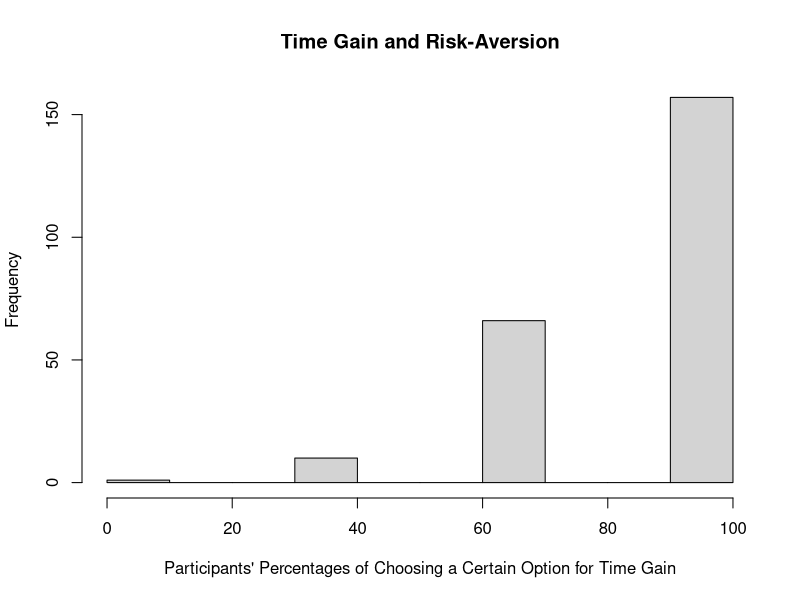
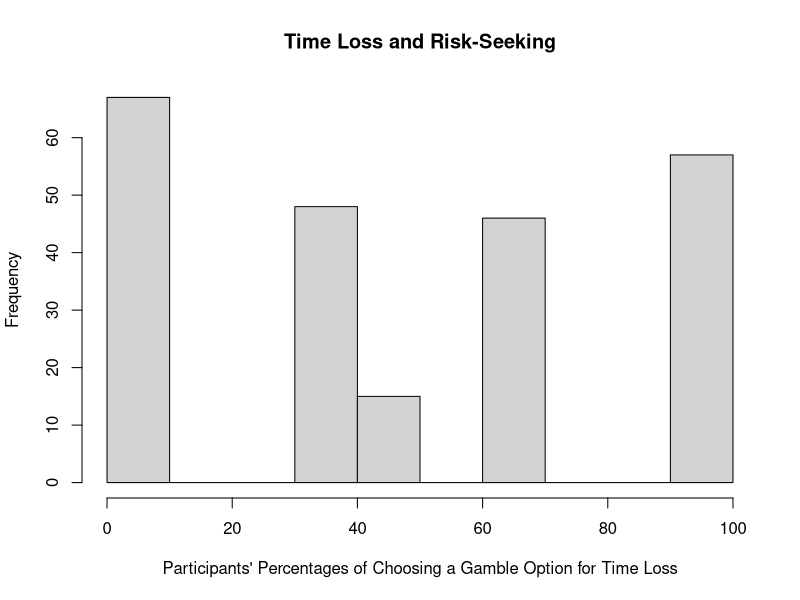
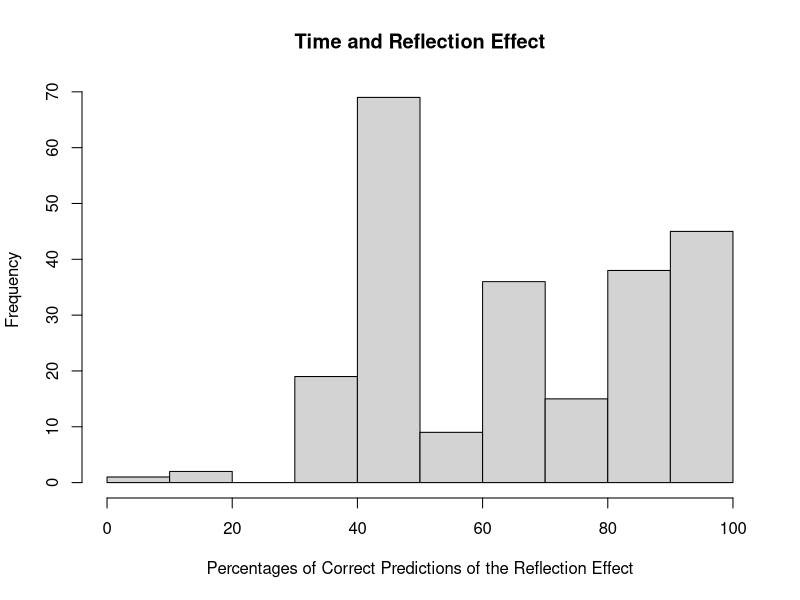
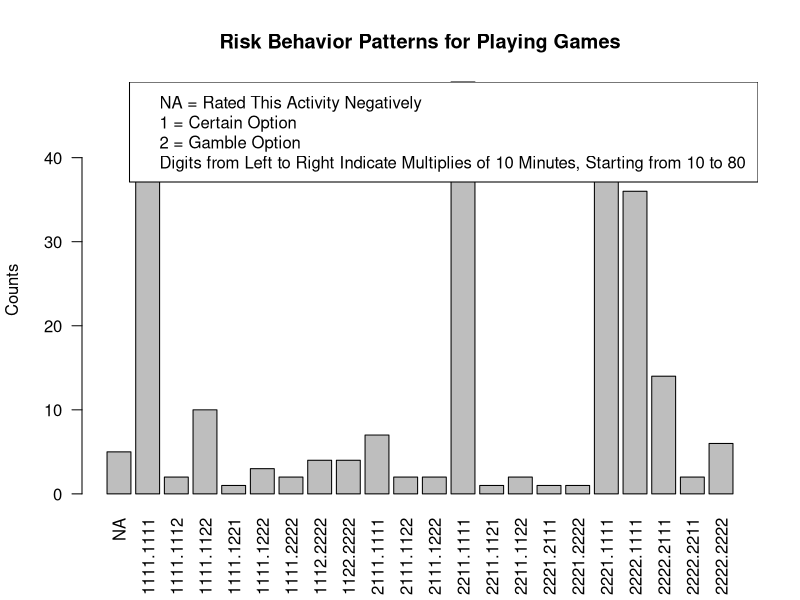
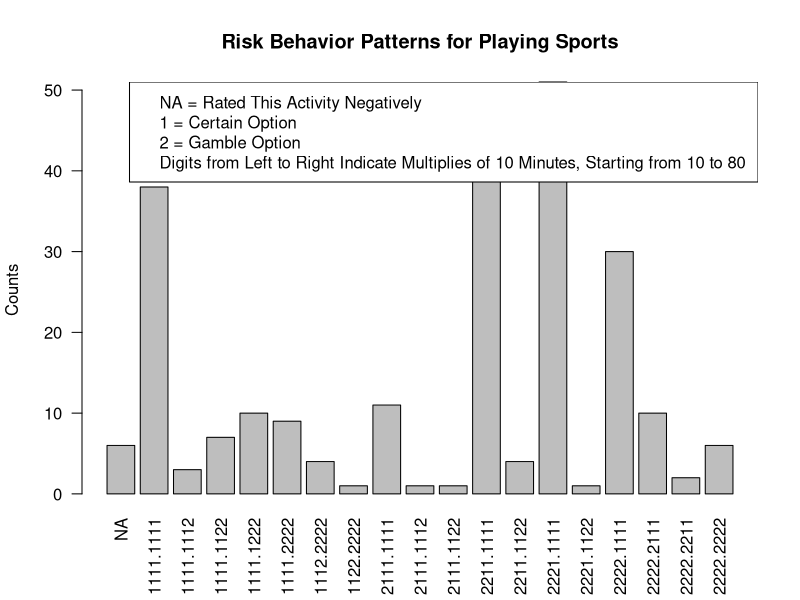
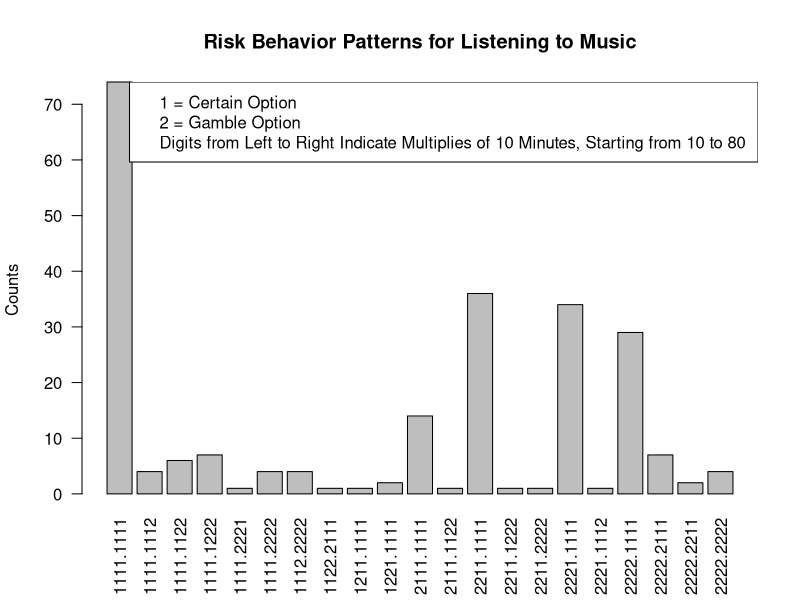
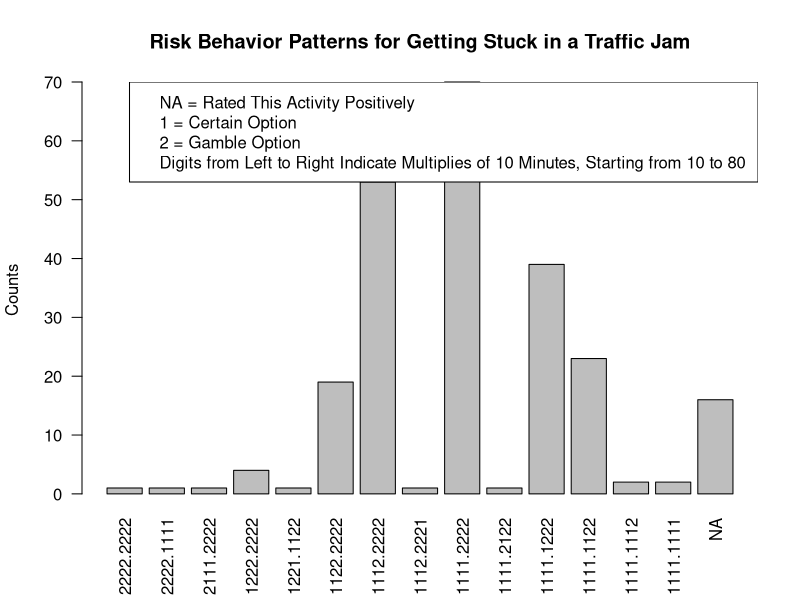
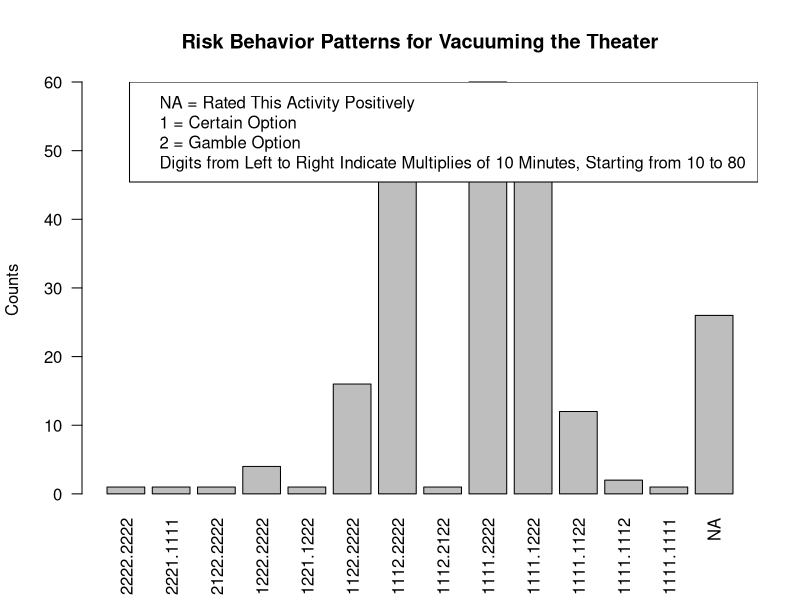

These charts were generated, in order, by the following R code:
setwd("~/Desktop/time 2")
library(readr)
Time <- read_csv("Time.csv", skip = 1)
Time <- Time[-c(1),]
Time <- data.frame(sapply(Time, function(x) as.numeric(as.character(x))))
library(memisc)
summary(Time$age) # age
percent(Time$gender == 1) #male
percent(Time$gender == 2) #female
#Risk preferences
#count #positive and #negative
#create new columns
Time$gg <- NA
Time$ss <- NA
Time$mm <- NA
Time$tt <- NA
Time$dd <- NA
Time$vv <- NA
for(i in 1:nrow(Time)){
  if(Time$g[i] > 0){Time$gg[i] <- 1}
  else {Time$gg[i] <- 0}
}
print(Time$gg)

for(i in 1:nrow(Time)){
  if(Time$s[i] > 0){Time$ss[i] <- 1}
  else {Time$ss[i] <- 0}
}
print(Time$ss)

for(i in 1:nrow(Time)){
  if(Time$m[i] > 0){Time$mm[i] <- 1}
  else {Time$mm[i] <- 0}
}
print(Time$mm)

for(i in 1:nrow(Time)){
  if(Time$t[i] < 0){Time$tt[i] <- 1}
  else {Time$tt[i] <- 0}
}
print(Time$tt)

for(i in 1:nrow(Time)){
  if(Time$v[i] < 0){Time$vv[i] <- 1}
  else {Time$vv[i] <- 0}
}
print(Time$vv)

for(i in 1:nrow(Time)){
  if(Time$d[i] < 0){Time$dd[i] <- 1}
  else {Time$dd[i] <- 0}
}
print(Time$dd)

Time$posi <- rowSums(Time[,c("gg","mm","ss")])
print(Time$posi)
Time$neg <- rowSums(Time[,c("vv","tt","dd")])
print(Time$neg)

#Look at responses (1 = sure and 2 = gamble) change to (1 = sure and 0 = gamble) -- including negative activities because some people might rate positive activity as negative
Time$g45[Time$g45 == 2] <- "0"
Time$m45[Time$m45 == 2] <- "0"
Time$s45[Time$s45 == 2] <- "0"
Time$v45[Time$v45 == 2] <- "0"
Time$t45[Time$t45 == 2] <- "0"
Time$d45[Time$d45 == 2] <- "0"
print(Time$g45)

#create result of countings
Time$gr <- NA
Time$sr <- NA
Time$mr <- NA
Time$tr <- NA
Time$dr <- NA
Time$vr <- NA

#if evaluate positive activity as positive and answer sure option == 1
for(i in 1:nrow(Time)){
  if(Time$gg[i] == 1 & Time$g45[i] == 1){Time$gr[i] <- 1}
  else {Time$gr[i] <- 0}
}

for(i in 1:nrow(Time)){
  if(Time$mm[i] == 1 & Time$m45[i] == 1){Time$mr[i] <- 1}
  else {Time$mr[i] <- 0}
}
print(Time$mr)

for(i in 1:nrow(Time)){
  if(Time$ss[i] == 1 & Time$s45[i] == 1){Time$sr[i] <- 1}
  else {Time$sr[i] <- 0}
}
print(Time$sr)

#if evaluate negative activities as negative and answer gamble option == 1
for(i in 1:nrow(Time)){
  if(Time$vv[i] == 1 & Time$v45[i] == 0){Time$vr[i] <- 1}
  else {Time$vr[i] <- 0}
}
print(Time$vr)

for(i in 1:nrow(Time)){
  if(Time$dd[i] == 1 & Time$d45[i] == 0){Time$dr[i] <- 1}
  else {Time$dr[i] <- 0}
}
print(Time$dr)

for(i in 1:nrow(Time)){
  if(Time$tt[i] == 1 & Time$t45[i] == 0){Time$tr[i] <- 1}
  else {Time$tr[i] <- 0}
}
print(Time$tr)

#sum up the # of responses for each individual. If chose gamble for all 3 rated negative activities == 3. If only rated 2 negative activities as negative, and chose gamble only one of the two == 1
Time$posiresponse <- rowSums(Time[,c("gr","mr","sr")])
print(Time$posiresponse)
Time$negresponse <- rowSums(Time[,c("vr","tr","dr")])
print(Time$negresponse)


#calculate percentages of gain, loss, total
#positive -- predicting risk-aversion -- choosing sure option
Time$pst <- 100*Time$posiresponse/Time$posi; Time$pst
Time$ngt <- 100*Time$negresponse/Time$neg; Time$ngt
Time$total <- 100*(Time$posiresponse + Time$negresponse)/(Time$posi + Time$neg); Time$total      
hist(Time$pst, main = "Time Gain and Risk-Aversion", xlab = "Participants' Percentages of Choosing a Certain Option for Time Gain")
hist(Time$ngt, main = "Time Loss and Risk-Seeking", xlab = "Participants' Percentages of Choosing a Gamble Option for Time Loss")
hist(Time$total, main = "Time and Reflection Effect", xlab = "Percentages of Correct Predictions of the Reflection Effect")
mean(Time$pst)
mean(Time$ngt) # #48 has 0 for both numerator and denominator
which(Time$ngt == "NaN")
Time[48,c("neg", "negresponse")]
mean(Time$total)
t.test(Time$pst, y = NULL, mu = 50)
t.test(Time$ngt, y = NULL, mu = 50) # not significant
t.test(Time$total, y = NULL, mu = 50)


# calculate the average of answers for each activity
# possible values are 1, 1.125, 1.25, 1.375, 1.5, 1.625, 1.75, 1.875, 2 << 1 means people chose 1 for all questions, 1.125 means people chose 1 for 7 questions and 2 for 1 question

#consistency for g
Time$gg1 <- NA
Time$gg2 <- NA
Time$gg3 <- NA
Time$gg4 <- NA
Time$gg5 <- NA
Time$gg6 <- NA
Time$gg7 <- NA
Time$gg8 <- NA
for(i in 1:nrow(Time)){
  if(Time$g[i] > 0) {if(Time$g10[i] == 1){Time$gg1[i] <- 1} else {Time$gg1[i] <- 2}}
    else{Time$gg1[i] <- 0}}
for(i in 1:nrow(Time)){
  if(Time$g[i] > 0) {if(Time$g20[i] == 1){Time$gg2[i] <- 1} else {Time$gg2[i] <- 2}}
  else{Time$gg2[i] <- 0}}
for(i in 1:nrow(Time)){
  if(Time$g[i] > 0) {if(Time$g30[i] == 1){Time$gg3[i] <- 1} else {Time$gg3[i] <- 2}}
  else{Time$gg3[i] <- 0}}
for(i in 1:nrow(Time)){
  if(Time$g[i] > 0) {if(Time$g40[i] == 1){Time$gg4[i] <- 1} else {Time$gg4[i] <- 2}}
  else{Time$gg4[i] <- 0}}
for(i in 1:nrow(Time)){
  if(Time$g[i] > 0) {if(Time$g50[i] == 1){Time$gg5[i] <- 1} else {Time$gg5[i] <- 2}}
  else{Time$gg5[i] <- 0}}
for(i in 1:nrow(Time)){
  if(Time$g[i] > 0) {if(Time$g60[i] == 1){Time$gg6[i] <- 1} else {Time$gg6[i] <- 2}}
  else{Time$gg6[i] <- 0}}
for(i in 1:nrow(Time)){
  if(Time$g[i] > 0) {if(Time$g70[i] == 1){Time$gg7[i] <- 1} else {Time$gg7[i] <- 2}}
  else{Time$gg7[i] <- 0}}
for(i in 1:nrow(Time)){
  if(Time$g[i] > 0) {if(Time$g80[i] == 1){Time$gg8[i] <- 1} else {Time$gg8[i] <- 2}}
  else{Time$gg8[i] <- 0}}
Time$ga <- (Time$gg8*.0001 + Time$gg7*.001 + Time$gg6*.01 + Time$gg5*.1 + Time$gg4*1 + Time$gg3*10 + Time$gg2*100 + Time$gg1*1000)
options(digits=8)
barplot(table(Time$ga), main = "Risk Behavior Patterns for Playing Games", ylab = "Counts", las = 2, 
        names = c("NA", "1111.1111", "1111.1112", "1111.1122", "1111.1221", "1111.1222", "1111.2222", "1112.2222", "1122.2222", "2111.1111", "2111.1122", "2111.1222", "2211.1111", "2211.1121", "2211.1122", "2221.2111", "2221.2222", "2221.1111", "2222.1111", "2222.2111", "2222.2211", "2222.2222"))
legend("topright", legend = c("NA = Rated This Activity Negatively", "1 = Certain Option", "2 = Gamble Option", "Digits from Left to Right Indicate Multiplies of 10 Minutes, Starting from 10 to 80 "))

# consistency for s
Time$ss1 <- NA
Time$ss2 <- NA
Time$ss3 <- NA
Time$ss4 <- NA
Time$ss5 <- NA
Time$ss6 <- NA
Time$ss7 <- NA
Time$ss8 <- NA
for(i in 1:nrow(Time)){
  if(Time$s[i] > 0) {if(Time$s10[i] == 1){Time$ss1[i] <- 1} else {Time$ss1[i] <- 2}}
  else{Time$ss1[i] <- 0}}
for(i in 1:nrow(Time)){
  if(Time$s[i] > 0) {if(Time$s20[i] == 1){Time$ss2[i] <- 1} else {Time$ss2[i] <- 2}}
  else{Time$ss2[i] <- 0}}
for(i in 1:nrow(Time)){
  if(Time$s[i] > 0) {if(Time$s30[i] == 1){Time$ss3[i] <- 1} else {Time$ss3[i] <- 2}}
  else{Time$ss3[i] <- 0}}
for(i in 1:nrow(Time)){
  if(Time$s[i] > 0) {if(Time$s40[i] == 1){Time$ss4[i] <- 1} else {Time$ss4[i] <- 2}}
  else{Time$ss4[i] <- 0}}
for(i in 1:nrow(Time)){
  if(Time$s[i] > 0) {if(Time$s50[i] == 1){Time$ss5[i] <- 1} else {Time$ss5[i] <- 2}}
  else{Time$ss5[i] <- 0}}
for(i in 1:nrow(Time)){
  if(Time$s[i] > 0) {if(Time$s60[i] == 1){Time$ss6[i] <- 1} else {Time$ss6[i] <- 2}}
  else{Time$ss6[i] <- 0}}
for(i in 1:nrow(Time)){
  if(Time$s[i] > 0) {if(Time$s70[i] == 1){Time$ss7[i] <- 1} else {Time$ss7[i] <- 2}}
  else{Time$ss7[i] <- 0}}
for(i in 1:nrow(Time)){
  if(Time$s[i] > 0) {if(Time$s80[i] == 1){Time$ss8[i] <- 1} else {Time$ss8[i] <- 2}}
  else{Time$ss8[i] <- 0}}
Time$sa <- (Time$ss8*.0001 + Time$ss7*.001 + Time$ss6*.01 + Time$ss5*.1 + Time$ss4*1 + Time$ss3*10 + Time$ss2*100 + Time$ss1*1000)
options(digits=8)
barplot(table(Time$sa), main = "Risk Behavior Patterns for Playing Sports", ylab = "Counts", las = 2,
        names = c("NA", "1111.1111", "1111.1112", "1111.1122", "1111.1222", "1111.2222", "1112.2222", "1122.2222", "2111.1111", "2111.1112", "2111.1122", "2211.1111", "2211.1122", "2221.1111", "2221.1122", "2222.1111", "2222.2111", "2222.2211", "2222.2222"))
legend("topright", legend = c("NA = Rated This Activity Negatively", "1 = Certain Option", "2 = Gamble Option", "Digits from Left to Right Indicate Multiplies of 10 Minutes, Starting from 10 to 80 "))

# consistency for m
Time$mm1 <- NA
Time$mm2 <- NA
Time$mm3 <- NA
Time$mm4 <- NA
Time$mm5 <- NA
Time$mm6 <- NA
Time$mm7 <- NA
Time$mm8 <- NA
for(i in 1:nrow(Time)){
  if(Time$m[i] > 0) {if(Time$m10[i] == 1){Time$mm1[i] <- 1} else {Time$mm1[i] <- 2}}
  else{Time$mm1[i] <- 0}}
for(i in 1:nrow(Time)){
  if(Time$m[i] > 0) {if(Time$m20[i] == 1){Time$mm2[i] <- 1} else {Time$mm2[i] <- 2}}
  else{Time$mm2[i] <- 0}}
for(i in 1:nrow(Time)){
  if(Time$m[i] > 0) {if(Time$m30[i] == 1){Time$mm3[i] <- 1} else {Time$mm3[i] <- 2}}
  else{Time$mm3[i] <- 0}}
for(i in 1:nrow(Time)){
  if(Time$m[i] > 0) {if(Time$m40[i] == 1){Time$mm4[i] <- 1} else {Time$mm4[i] <- 2}}
  else{Time$mm4[i] <- 0}}
for(i in 1:nrow(Time)){
  if(Time$m[i] > 0) {if(Time$m50[i] == 1){Time$mm5[i] <- 1} else {Time$mm5[i] <- 2}}
  else{Time$mm5[i] <- 0}}
for(i in 1:nrow(Time)){
  if(Time$m[i] > 0) {if(Time$m60[i] == 1){Time$mm6[i] <- 1} else {Time$mm6[i] <- 2}}
  else{Time$mm6[i] <- 0}}
for(i in 1:nrow(Time)){
  if(Time$m[i] > 0) {if(Time$m70[i] == 1){Time$mm7[i] <- 1} else {Time$mm7[i] <- 2}}
  else{Time$mm7[i] <- 0}}
for(i in 1:nrow(Time)){
  if(Time$m[i] > 0) {if(Time$m80[i] == 1){Time$mm8[i] <- 1} else {Time$mm8[i] <- 2}}
  else{Time$mm8[i] <- 0}}
Time$ma <- (Time$mm8*.0001 + Time$mm7*.001 + Time$mm6*.01 + Time$mm5*.1 + Time$mm4*1 + Time$mm3*10 + Time$mm2*100 + Time$mm1*1000)
options(digits=8)
barplot(table(Time$ma), main = "Risk Behavior Patterns for Listening to Music", ylab = "Counts", las = 2, 
        names = c("1111.1111", "1111.1112", "1111.1122", "1111.1222", "1111.2221", "1111.2222", "1112.2222", "1122.2111", "1211.1111", "1221.1111", "2111.1111", "2111.1122", "2211.1111", "2211.1222", "2211.2222", "2221.1111", "2221.1112", "2222.1111", "2222.2111", "2222.2211", "2222.2222"))
legend("topright", legend = c("1 = Certain Option", "2 = Gamble Option", "Digits from Left to Right Indicate Multiplies of 10 Minutes, Starting from 10 to 80 "))

# consistency for t
Time$tt1 <- NA
Time$tt2 <- NA
Time$tt3 <- NA
Time$tt4 <- NA
Time$tt5 <- NA
Time$tt6 <- NA
Time$tt7 <- NA
Time$tt8 <- NA

for(i in 1:nrow(Time)){
  if(Time$t[i] < 0) {if(Time$t10[i] == 1){Time$tt1[i] <- -1} else {Time$tt1[i] <- -2}}
  else{Time$tt1[i] <- 0}}
for(i in 1:nrow(Time)){
  if(Time$t[i] < 0) {if(Time$t20[i] == 1){Time$tt2[i] <- -1} else {Time$tt2[i] <- -2}}
  else{Time$tt2[i] <- 0}}
for(i in 1:nrow(Time)){
  if(Time$t[i] < 0) {if(Time$t30[i] == 1){Time$tt3[i] <- -1} else {Time$tt3[i] <- -2}}
  else{Time$tt3[i] <- 0}}
for(i in 1:nrow(Time)){
  if(Time$t[i] < 0) {if(Time$t40[i] == 1){Time$tt4[i] <- -1} else {Time$tt4[i] <- -2}}
  else{Time$tt4[i] <- 0}}
for(i in 1:nrow(Time)){
  if(Time$t[i] < 0) {if(Time$t50[i] == 1){Time$tt5[i] <- -1} else {Time$tt5[i] <- -2}}
  else{Time$tt5[i] <- 0}}
for(i in 1:nrow(Time)){
  if(Time$t[i] < 0) {if(Time$t60[i] == 1){Time$tt6[i] <- -1} else {Time$tt6[i] <- -2}}
  else{Time$tt6[i] <- 0}}
for(i in 1:nrow(Time)){
  if(Time$t[i] < 0) {if(Time$t70[i] == 1){Time$tt7[i] <- -1} else {Time$tt7[i] <- -2}}
  else{Time$tt7[i] <- 0}}
for(i in 1:nrow(Time)){
  if(Time$t[i] < 0) {if(Time$t80[i] == 1){Time$tt8[i] <- -1} else {Time$tt8[i] <- -2}}
  else{Time$tt8[i] <- 0}}
print(Time$tt5)
options(digits=8)
Time$ta <- (Time$tt8*.0001 + Time$tt7*.001 + Time$tt6*.01 + Time$tt5*.1 + Time$tt4*1 + Time$tt3*10 + Time$tt2*100 + Time$tt1*1000); Time$ta
barplot(table(Time$ta), main = "Risk Behavior Patterns for Getting Stuck in a Traffic Jam", ylab = "Counts", las = 2, 
        names = c("2222.2222", "2222.1111", "2111.2222", "1222.2222", "1221.1122", "1122.2222", "1112.2222", "1112.2221", "1111.2222", "1111.2122", "1111.1222", "1111.1122", "1111.1112", "1111.1111", "NA"))
legend("topright", legend = c("NA = Rated This Activity Positively", "1 = Certain Option", "2 = Gamble Option", "Digits from Left to Right Indicate Multiplies of 10 Minutes, Starting from 10 to 80 "))

# consistency for v
Time$vv1 <- NA
Time$vv2 <- NA
Time$vv3 <- NA
Time$vv4 <- NA
Time$vv5 <- NA
Time$vv6 <- NA
Time$vv7 <- NA
Time$vv8 <- NA

for(i in 1:nrow(Time)){
  if(Time$v[i] < 0) {if(Time$v10[i] == 1){Time$vv1[i] <- -1} else {Time$vv1[i] <- -2}}
  else{Time$vv1[i] <- 0}}
for(i in 1:nrow(Time)){
  if(Time$v[i] < 0) {if(Time$v20[i] == 1){Time$vv2[i] <- -1} else {Time$vv2[i] <- -2}}
  else{Time$vv2[i] <- 0}}
for(i in 1:nrow(Time)){
  if(Time$v[i] < 0) {if(Time$v30[i] == 1){Time$vv3[i] <- -1} else {Time$vv3[i] <- -2}}
  else{Time$vv3[i] <- 0}}
for(i in 1:nrow(Time)){
  if(Time$v[i] < 0) {if(Time$v40[i] == 1){Time$vv4[i] <- -1} else {Time$vv4[i] <- -2}}
  else{Time$vv4[i] <- 0}}
for(i in 1:nrow(Time)){
  if(Time$v[i] < 0) {if(Time$v50[i] == 1){Time$vv5[i] <- -1} else {Time$vv5[i] <- -2}}
  else{Time$vv5[i] <- 0}}
for(i in 1:nrow(Time)){
  if(Time$v[i] < 0) {if(Time$v60[i] == 1){Time$vv6[i] <- -1} else {Time$vv6[i] <- -2}}
  else{Time$vv6[i] <- 0}}
for(i in 1:nrow(Time)){
  if(Time$v[i] < 0) {if(Time$v70[i] == 1){Time$vv7[i] <- -1} else {Time$vv7[i] <- -2}}
  else{Time$vv7[i] <- 0}}
for(i in 1:nrow(Time)){
  if(Time$v[i] < 0) {if(Time$v80[i] == 1){Time$vv8[i] <- -1} else {Time$vv8[i] <- -2}}
  else{Time$vv8[i] <- 0}}
options(digits=8)
Time$va <- (Time$vv8*.0001 + Time$vv7*.001 + Time$vv6*.01 + Time$vv5*.1 + Time$vv4*1 + Time$vv3*10 + Time$vv2*100 + Time$vv1*1000); Time$va
barplot(table(Time$va), main = "Risk Behavior Patterns for Vacuuming the Theater", ylab = "Counts", las = 2, 
        names = c("2222.2222", "2221.1111", "2122.2222", "1222.2222", "1221.1222", "1122.2222", "1112.2222", "1112.2122", "1111.2222", "1111.1222", "1111.1122", "1111.1112", "1111.1111", "NA"))
legend("topright", legend = c("NA = Rated This Activity Positively", "1 = Certain Option", "2 = Gamble Option", "Digits from Left to Right Indicate Multiplies of 10 Minutes, Starting from 10 to 80 "))

# consistency for d
Time$dd1 <- NA
Time$dd2 <- NA
Time$dd3 <- NA
Time$dd4 <- NA
Time$dd5 <- NA
Time$dd6 <- NA
Time$dd7 <- NA
Time$dd8 <- NA

for(i in 1:nrow(Time)){
  if(Time$d[i] < 0) {if(Time$v10[i] == 1){Time$dd1[i] <- -1} else {Time$dd1[i] <- -2}}
  else{Time$dd1[i] <- 0}}
for(i in 1:nrow(Time)){
  if(Time$d[i] < 0) {if(Time$d20[i] == 1){Time$dd2[i] <- -1} else {Time$dd2[i] <- -2}}
  else{Time$dd2[i] <- 0}}
for(i in 1:nrow(Time)){
  if(Time$d[i] < 0) {if(Time$d30[i] == 1){Time$dd3[i] <- -1} else {Time$dd3[i] <- -2}}
  else{Time$dd3[i] <- 0}}
for(i in 1:nrow(Time)){
  if(Time$d[i] < 0) {if(Time$d40[i] == 1){Time$dd4[i] <- -1} else {Time$dd4[i] <- -2}}
  else{Time$dd4[i] <- 0}}
for(i in 1:nrow(Time)){
  if(Time$d[i] < 0) {if(Time$d50[i] == 1){Time$dd5[i] <- -1} else {Time$dd5[i] <- -2}}
  else{Time$dd5[i] <- 0}}
for(i in 1:nrow(Time)){
  if(Time$d[i] < 0) {if(Time$d60[i] == 1){Time$dd6[i] <- -1} else {Time$dd6[i] <- -2}}
  else{Time$dd6[i] <- 0}}
for(i in 1:nrow(Time)){
  if(Time$d[i] < 0) {if(Time$d70[i] == 1){Time$dd7[i] <- -1} else {Time$dd7[i] <- -2}}
  else{Time$dd7[i] <- 0}}
for(i in 1:nrow(Time)){
  if(Time$d[i] < 0) {if(Time$d80[i] == 1){Time$dd8[i] <- -1} else {Time$dd8[i] <- -2}}
  else{Time$dd8[i] <- 0}}
options(digits=8)
Time$da <- (Time$dd8*.0001 + Time$dd7*.001 + Time$dd6*.01 + Time$dd5*.1 + Time$dd4*1 + Time$dd3*10 + Time$dd2*100 + Time$dd1*1000); Time$da
barplot(table(Time$da), main = "Risk Behavior Patterns for Washing Dishes", col = "brown", las = 2, 
        names = c("2221.1122", "2122.2222", "2111.2222", "2111.1222", "1222.2222", "1122.2222", "1112.2222", "1112.1222", "1111.2222", "1111.1222", "1111.1122", "1111.1112", "1111.1111", "NA"), ylab = "Counts")
legend("topright", legend = c("NA = Rated This Activity Positively", "1 = Certain Option", "2 = Gamble Option", "Digits from Left to Right Indicate Multiplies of 10 Minutes, Starting from 10 to 80 "))


#Loss aversion
# 1 = neither actitiyies and 2 = gamble
Time$l1 <- NA
Time$l2 <- NA
Time$l3 <- NA
#choosing a sure option = loss averse
for(i in 1:nrow(Time)){
  if(Time$gd0[i] == 1 & Time$g[i] > 0 & Time$d[i] < 0){Time$l1[i] <- 1} else
  {Time$l1[i] <- 0}
}
print(Time$l1)

for(i in 1:nrow(Time)){
  if(Time$st0[i] == 1 & Time$s[i] > 0 & Time$t[i] < 0){Time$l2[i] <- 1} else
  {Time$l2[i] <- 0}
}
print(Time$l2)

for(i in 1:nrow(Time)){
  if(Time$mv0[i] == 1 & Time$m[i] > 0 & Time$v[i] < 0){Time$l3[i] <- 1} else
  {Time$l3[i] <- 0}
}
print(Time$l3)

Time$loss <- Time$l1 + Time$l2 + Time$l3; Time$loss
Time$lp <- 100*Time$loss/3; Time$lp

hist(Time$lp, main = "Loss Aversion & Time", xlab = "Participants' Percentages of Loss Aversion")
t.test(Time$lp, y = NULL, mu = 50)

#Consistency Mixed Gamble
#gd
Time$gdn4 <- NA
Time$gdn3 <- NA
Time$gdn2 <- NA
Time$gdn1 <- NA
Time$gdp1 <- NA
Time$gdp2 <- NA
Time$gdp3 <- NA
Time$gdp4 <- NA
for(i in 1:nrow(Time)){
  if(Time$g[i] > 0 & Time$d[i] < 0) {if(Time$gd.40[i] == 1){Time$gdn4[i] <- -1} else {Time$gdn4[i] <- -2}}
  else{Time$gdn4[i] <- 0}}
for(i in 1:nrow(Time)){
  if(Time$g[i] > 0 & Time$d[i] < 0) {if(Time$gd.30[i] == 1){Time$gdn3[i] <- -1} else {Time$gdn3[i] <- -2}}
  else{Time$gdn3[i] <- 0}}
for(i in 1:nrow(Time)){
  if(Time$g[i] > 0 & Time$d[i] < 0) {if(Time$gd.20[i] == 1){Time$gdn2[i] <- -1} else {Time$gdn2[i] <- -2}}
  else{Time$gdn2[i] <- 0}}
for(i in 1:nrow(Time)){
  if(Time$g[i] > 0 & Time$d[i] < 0) {if(Time$gd.10[i] == 1){Time$gdn1[i] <- -1} else {Time$gdn1[i] <- -2}}
  else{Time$gdn1[i] <- 0}}
for(i in 1:nrow(Time)){
  if(Time$g[i] > 0 & Time$d[i] < 0) {if(Time$gd10[i] == 1){Time$gdp1[i] <- -1} else {Time$gdp1[i] <- -2}}
  else{Time$gdp1[i] <- 0}}
for(i in 1:nrow(Time)){
  if(Time$g[i] > 0 & Time$d[i] < 0) {if(Time$gd20[i] == 1){Time$gdp2[i] <- -1} else {Time$gdp2[i] <- -2}}
  else{Time$gdp2[i] <- 0}}
for(i in 1:nrow(Time)){
  if(Time$g[i] > 0 & Time$d[i] < 0) {if(Time$gd30[i] == 1){Time$gdp3[i] <- -1} else {Time$gdp3[i] <- -2}}
  else{Time$gdp3[i] <- 0}}
for(i in 1:nrow(Time)){
  if(Time$g[i] > 0 & Time$d[i] < 0) {if(Time$gd40[i] == 1){Time$gdp4[i] <- -1} else {Time$gdp4[i] <- -2}}
  else{Time$gdp4[i] <- 0}}
options(digits=8)
Time$gda <- (Time$gdp4*.0001 + Time$gdp3*.001 + Time$gdp2*.01 + Time$gdp1*.1 + Time$gdn1*1 + Time$gdn2*10 + Time$gdn3*100 + Time$gdn4*1000); Time$gda
barplot(table(Time$gda), main = "Risk Behavior Patterns for Playing Games and Washing Dishes", col = "brown", las = 2, 
        names = c("2222.2222", "2222.2221", "2222.2211", "2222.2111", "2222.1111", "2221.2211", "2221.2111", "2221.1122", "2221.1112", "2221.1111", "2211.2221", "2211.2211", "2211.2111", "2211.1112", "2211.1111", "2111.2111", "2111.1111", "1111.1111", "NA"), ylab = "Counts")
legend("topright", legend = c("NA = Rated Playing Games as Negative or Washing Dishes as Positive or Both", "1 = Certain Option", "2 = Gamble Option", "Digits from Left to Right Indicate Multiplies of 10 Minutes, Starting from 10 to 80 "))

#mv
Time$mvn4 <- NA
Time$mvn3 <- NA
Time$mvn2 <- NA
Time$mvn1 <- NA
Time$mvp1 <- NA
Time$mvp2 <- NA
Time$mvp3 <- NA
Time$mvp4 <- NA
for(i in 1:nrow(Time)){
  if(Time$m[i] > 0 & Time$v[i] < 0) {if(Time$mv.40[i] == 1){Time$mvn4[i] <- -1} else {Time$mvn4[i] <- -2}}
  else{Time$mvn4[i] <- 0}}
for(i in 1:nrow(Time)){
  if(Time$m[i] > 0 & Time$v[i] < 0) {if(Time$mv.30[i] == 1){Time$mvn3[i] <- -1} else {Time$mvn3[i] <- -2}}
  else{Time$mvn3[i] <- 0}}
for(i in 1:nrow(Time)){
  if(Time$m[i] > 0 & Time$v[i] < 0) {if(Time$mv.20[i] == 1){Time$mvn2[i] <- -1} else {Time$mvn2[i] <- -2}}
  else{Time$mvn2[i] <- 0}}
for(i in 1:nrow(Time)){
  if(Time$m[i] > 0 & Time$v[i] < 0) {if(Time$mv.10[i] == 1){Time$mvn1[i] <- -1} else {Time$mvn1[i] <- -2}}
  else{Time$mvn1[i] <- 0}}
for(i in 1:nrow(Time)){
  if(Time$m[i] > 0 & Time$v[i] < 0) {if(Time$mv10[i] == 1){Time$mvp1[i] <- -1} else {Time$mvp1[i] <- -2}}
  else{Time$mvp1[i] <- 0}}
for(i in 1:nrow(Time)){
  if(Time$m[i] > 0 & Time$v[i] < 0) {if(Time$mv20[i] == 1){Time$mvp2[i] <- -1} else {Time$mvp2[i] <- -2}}
  else{Time$mvp2[i] <- 0}}
for(i in 1:nrow(Time)){
  if(Time$m[i] > 0 & Time$v[i] < 0) {if(Time$mv30[i] == 1){Time$mvp3[i] <- -1} else {Time$mvp3[i] <- -2}}
  else{Time$mvp3[i] <- 0}}
for(i in 1:nrow(Time)){
  if(Time$m[i] > 0 & Time$v[i] < 0) {if(Time$mv40[i] == 1){Time$mvp4[i] <- -1} else {Time$mvp4[i] <- -2}}
  else{Time$mvp4[i] <- 0}}
options(digits=8)
Time$mva <- (Time$mvp4*.0001 + Time$mvp3*.001 + Time$mvp2*.01 + Time$mvp1*.1 + Time$mvn1*1 + Time$mvn2*10 + Time$mvn3*100 + Time$mvn4*1000); Time$mva
barplot(table(Time$mva), main = "Risk Behavior Patterns for Listening to Music and Vacuuming the Theater", col = "brown", las = 2, 
        names = c("2222.2222", "2222.2111", "2222.1111", "2221.2211", "2221.2111", "2221.1111", "2211.2211", "2211.2111", "2211.1112", "2211.1111", "2111.2111", "2111.1111", "1111.1111", "NA"), ylab = "Counts")
legend("topright", legend = c("NA = Rated Listening to Music as Negative or Vacuuming a Theater as Positive or Both", "1 = Certain Option", "2 = Gamble Option", "Digits from Left to Right Indicate Multiplies of 10 Minutes, Starting from 10 to 80 "))

#st
Time$stn4 <- NA
Time$stn3 <- NA
Time$stn2 <- NA
Time$stn1 <- NA
Time$stp1 <- NA
Time$stp2 <- NA
Time$stp3 <- NA
Time$stp4 <- NA
for(i in 1:nrow(Time)){
  if(Time$s[i] > 0 & Time$t[i] < 0) {if(Time$st.40[i] == 1){Time$stn4[i] <- -1} else {Time$stn4[i] <- -2}}
  else{Time$stn4[i] <- 0}}
for(i in 1:nrow(Time)){
  if(Time$s[i] > 0 & Time$t[i] < 0) {if(Time$st.30[i] == 1){Time$stn3[i] <- -1} else {Time$stn3[i] <- -2}}
  else{Time$stn3[i] <- 0}}
for(i in 1:nrow(Time)){
  if(Time$s[i] > 0 & Time$t[i] < 0) {if(Time$st.20[i] == 1){Time$stn2[i] <- -1} else {Time$stn2[i] <- -2}}
  else{Time$stn2[i] <- 0}}
for(i in 1:nrow(Time)){
  if(Time$s[i] > 0 & Time$t[i] < 0) {if(Time$st.10[i] == 1){Time$stn1[i] <- -1} else {Time$stn1[i] <- -2}}
  else{Time$stn1[i] <- 0}}
for(i in 1:nrow(Time)){
  if(Time$s[i] > 0 & Time$t[i] < 0) {if(Time$st10[i] == 1){Time$stp1[i] <- -1} else {Time$stp1[i] <- -2}}
  else{Time$stp1[i] <- 0}}
for(i in 1:nrow(Time)){
  if(Time$s[i] > 0 & Time$t[i] < 0) {if(Time$st20[i] == 1){Time$stp2[i] <- -1} else {Time$stp2[i] <- -2}}
  else{Time$stp2[i] <- 0}}
for(i in 1:nrow(Time)){
  if(Time$s[i] > 0 & Time$t[i] < 0) {if(Time$st30[i] == 1){Time$stp3[i] <- -1} else {Time$stp3[i] <- -2}}
  else{Time$stp3[i] <- 0}}
for(i in 1:nrow(Time)){
  if(Time$s[i] > 0 & Time$t[i] < 0) {if(Time$st40[i] == 1){Time$stp4[i] <- -1} else {Time$stp4[i] <- -2}}
  else{Time$stp4[i] <- 0}}
options(digits=8)
Time$sta <- (Time$stp4*.0001 + Time$stp3*.001 + Time$stp2*.01 + Time$stp1*.1 + Time$stn1*1 + Time$stn2*10 + Time$stn3*100 + Time$stn4*1000); Time$sta
barplot(table(Time$sta), main = "Risk Behavior Patterns for Playing Sports and Getting Stuck in a Traffic", col = "brown", las = 2, 
        names = c("2222.2211", "2222.2111", "2222.1111", "2221.2221", "2221.2211", "2221.2111", "2221.1112", "2221.1111", "2211.2222", "2211.2221", "2211.2211", "2211.2111", "2211.1122", "2211.1111", "2111.2111", "2111.1112", "2111.1111", "1111.2222", "1111.1222", "1111.1112", "1111.1111", "NA"), ylab = "Counts")
legend("topright", legend = c("NA = Rated Playing Sports as Negative or Getting Stuck in a Traffic as Positive or Both", "1 = Certain Option", "2 = Gamble Option", "Digits from Left to Right Indicate Multiplies of 10 Minutes, Starting from 10 to 80 "))

# 0 vs 10
percent(Time$g01)
percent(Time$m01)
percent(Time$s01)
percent(Time$t01)
percent(Time$v01)
percent(Time$d01)

# 80 vs 90
percent(Time$g89)
percent(Time$s89)
percent(Time$m89)
percent(Time$t89)
percent(Time$v89)
percent(Time$d89)
